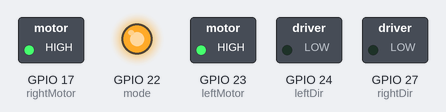
A program run on a simulated Raspberry Pi (BCM pin numbers). Shown: switched loads named in the program (green lamp = pin HIGH), output pins drawn as LEDs (lit = HIGH). At 3.0 s the program stops and its outputs stay as they are.

Above: at 0.1 s.
At 1.1 s:
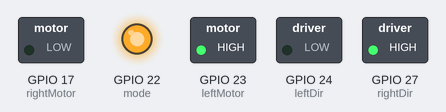
At 3.1 s:
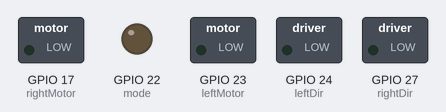
Timing chart, 0 to 4.5 s (numbered marks = the images above):
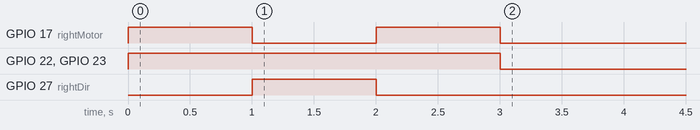

The program:

twoMotorTest.py
```python
import gpiozero

from time import sleep

leftMotor = gpiozero.PWMLED(23, frequency=50)
leftDir = gpiozero.LED(24)
leftDir.off()

rightMotor = gpiozero.PWMLED(17, frequency=50)
rightDir = gpiozero.LED(27)
rightDir.off()

mode = gpiozero.LED(22)
mode.on() #Sets pin high for Phase/Enable mode (direction control)


rightMotor.value = 1
leftMotor.value = 1

sleep(1)

rightMotor.value = 0
#leftMotor.value = 0

rightDir.on()


sleep(1)

rightDir.off()

rightMotor.value = 1

sleep(1)

rightMotor.value = 0
leftMotor.value = 0
```

Measured:
- by itself, GPIO 17 (rightMotor): alternates HIGH for 1.0 s and LOW for 1.0 s
- by itself, GPIO 22 (mode), GPIO 23 (leftMotor): LOW → HIGH at 0.00 s, → LOW 3.0 s later
- by itself, GPIO 27 (rightDir): LOW → HIGH at 1.0 s, → LOW 1.0 s later
